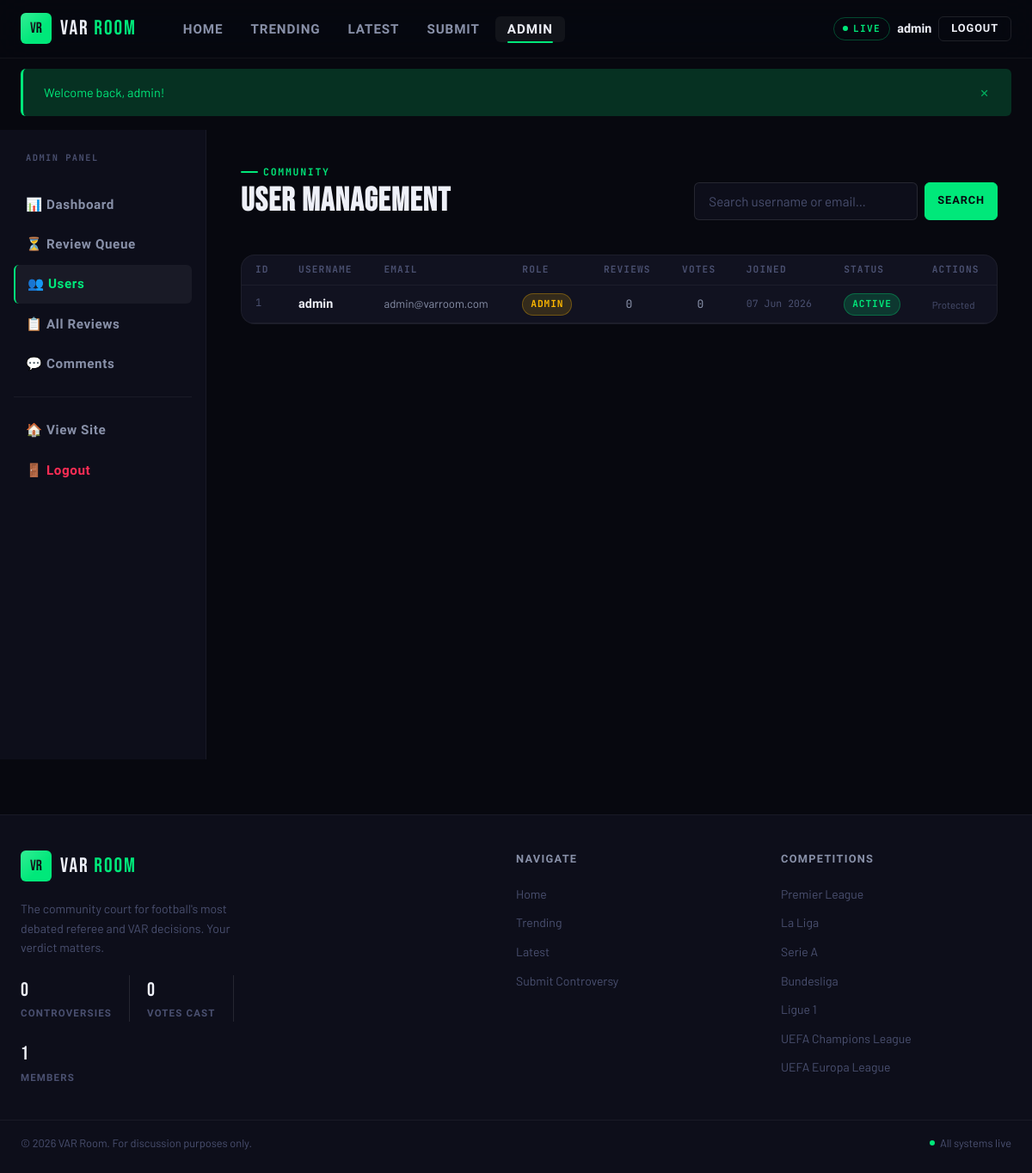
The page /admin/users.php (signed in) on the database its author committed.
### tables this page shows
CREATE TABLE IF NOT EXISTS users (
    id            INT UNSIGNED AUTO_INCREMENT PRIMARY KEY,
    username      VARCHAR(50)  NOT NULL UNIQUE,
    email         VARCHAR(150) NOT NULL UNIQUE,
    password_hash VARCHAR(255) NOT NULL,
    avatar        VARCHAR(255) DEFAULT 'default_avatar.png',
    role          ENUM('user','moderator','admin') DEFAULT 'user',
    is_banned     TINYINT(1)   DEFAULT 0,
    created_at    TIMESTAMP    DEFAULT CURRENT_TIMESTAMP,
    last_login    TIMESTAMP    NULL
);

### config/session.php (called while the page is built, shortened)
<?php
function is_logged_in(): bool {
    return isset($_SESSION['user_id']) && !empty($_SESSION['user_id']);
}
function is_admin(): bool {
    return is_logged_in() && ($_SESSION['role'] ?? '') === 'admin';
}
function current_username(): string {
    return $_SESSION['username'] ?? 'Guest';
}

### config/db.php (called while the page is built, shortened)
<?php
function db(): PDO {
    static $pdo = null;
    if ($pdo === null) {
        $dsn     = "mysql:host=" . DB_HOST . ";dbname=" . DB_NAME . ";charset=" . DB_CHARSET;
        $options = [
            PDO::ATTR_ERRMODE            => PDO::ERRMODE_EXCEPTION,
            PDO::ATTR_DEFAULT_FETCH_MODE => PDO::FETCH_ASSOC,
            PDO::ATTR_EMULATE_PREPARES   => false,
        ];
        try {
            $pdo = new PDO($dsn, DB_USER, DB_PASS, $options);
        } catch (PDOException $e) {
            error_log('[VAR ROOM DB] ' . $e->getMessage());
            http_response_code(500);
            die(json_encode(['success' => false, 'error' => 'Database connection failed.']));
        }
    }
    return $pdo;
}
function db_fetch_all(string $sql, array $p = []): array {
    $s = db()->prepare($sql); $s->execute($p); return $s->fetchAll();
}

### admin/users.php (the view, shortened to what this page needs)
<?php
require_once __DIR__ . '/../config/db.php';
require_once __DIR__ . '/../config/session.php';
require_once __DIR__ . '/../includes/functions.php';
$search = trim($_GET['q'] ?? '');
$page   = max(1, (int)($_GET['page'] ?? 1));
$limit  = 20;
$offset = ($page - 1) * $limit;
$where  = 'WHERE 1=1';
$params = [];
$users = db_fetch_all(
    "SELECT u.*,
            COUNT(DISTINCT mr.id) AS review_count,
            COUNT(DISTINCT v.id)  AS vote_count
     FROM users u
     LEFT JOIN match_reviews mr ON u.id = mr.user_id
     LEFT JOIN votes v          ON u.id = v.user_id
     $where
     GROUP BY u.id
     ORDER BY u.created_at DESC
     LIMIT ? OFFSET ?",
    array_merge($params, [$limit, $offset])
);
$active_page = 'admin';
require_once __DIR__ . '/../includes/header.php';
?>
<div class="admin-layout">
  <aside class="admin-sidebar">
    <div style="font-family:var(--font-mono);font-size:.65rem;font-weight:700;letter-spacing:.14em;text-transform:uppercase;color:var(--text-muted);margin-bottom:var(--space-lg);padding-left:14px;">Admin Panel</div>
    <nav>
      <a href="<?= SITE_URL ?>/admin/index.php"    class="admin-nav-item">📊 Dashboard</a>
      <a href="<?= SITE_URL ?>/admin/moderate.php" class="admin-nav-item">⏳ Review Queue</a>
      <a href="<?= SITE_URL ?>/admin/users.php"    class="admin-nav-item active">👥 Users</a>
      <a href="<?= SITE_URL ?>/admin/reviews.php"  class="admin-nav-item">📋 All Reviews</a>
      <a href="<?= SITE_URL ?>/admin/comments.php" class="admin-nav-item">💬 Comments</a>
      <div style="height:1px;background:var(--border-subtle);margin:var(--space-md) 0;"></div>
      <a href="<?= SITE_URL ?>/index.php"          class="admin-nav-item">🏠 View Site</a>
      <a href="<?= SITE_URL ?>/auth/logout.php"    class="admin-nav-item" style="color:var(--neon-red);">🚪 Logout</a>
    </nav>
  </aside>
  <main class="admin-main">
    <div style="display:flex;align-items:flex-end;justify-content:space-between;margin-bottom:var(--space-xl);flex-wrap:wrap;gap:var(--space-md);">
      <div>
        <div class="section-header__eyebrow">Community</div>
        <h1 style="font-size:2.4rem;">User Management</h1>
      </div>
      <form method="GET" style="display:flex;gap:8px;">
        <input type="text" name="q" value="<?= e($search) ?>"
               class="form-control" placeholder="Search username or email…"
               style="width:260px;">
        <button type="submit" class="btn btn--primary btn--sm">Search</button>
      </form>
    </div>
    <div style="background:var(--bg-card);border:1px solid var(--border-subtle);border-radius:var(--radius-lg);overflow:hidden;">
      <table class="data-table">
        <thead>
          <tr>
            <th>ID</th>
            <th>Username</th>
            <th>Email</th>
            <th>Role</th>
            <th>Reviews</th>
            <th>Votes</th>
            <th>Joined</th>
            <th>Status</th>
            <th>Actions</th>
          </tr>
        </thead>
        <tbody>
          <?php foreach ($users as $u): ?>
          <tr>
            <td style="font-family:var(--font-mono);font-size:.75rem;color:var(--text-muted);"><?= (int)$u['id'] ?></td>
            <td>
              <div style="font-family:var(--font-condensed);font-size:.9rem;font-weight:700;color:var(--text-primary);">
                <?= e($u['username']) ?>
              </div>
            </td>
            <td style="font-size:.82rem;color:var(--text-secondary);"><?= e($u['email']) ?></td>
            <td>
              <?php $rc = ['admin'=>'badge--amber','moderator'=>'badge--green','user'=>'badge--gray'][$u['role']] ?? 'badge--gray'; ?>
              <span class="badge <?= $rc ?>"><?= strtoupper($u['role']) ?></span>
            </td>
            <td style="font-family:var(--font-mono);font-size:.82rem;text-align:center;"><?= (int)$u['review_count'] ?></td>
            <td style="font-family:var(--font-mono);font-size:.82rem;text-align:center;"><?= (int)$u['vote_count'] ?></td>
            <td style="font-family:var(--font-mono);font-size:.72rem;color:var(--text-muted);">
              <?= date('d M Y', strtotime($u['created_at'])) ?>
            </td>
            <td>
              <?php if ((int)$u['is_banned']): ?>
                <span class="badge badge--red">BANNED</span>
              <?php else: ?>
                <span class="badge badge--green">ACTIVE</span>
              <?php endif; ?>
            </td>
            <td>
              <?php if ($u['username'] !== 'admin'): ?>
              <div style="display:flex;gap:4px;flex-wrap:wrap;">
                <?php if (!(int)$u['is_banned']): ?>
                  <a href="?action=ban&id=<?= (int)$u['id'] ?>&token=<?= csrf_token() ?>"
                     class="btn btn--sm" style="font-size:.68rem;padding:3px 8px;color:var(--neon-red);border-color:rgba(255,45,85,.3);"
                     onclick="return confirm('Ban <?= e($u['username']) ?>?')">Ban</a>
                <?php else: ?>
                  <a href="?action=unban&id=<?= (int)$u['id'] ?>&token=<?= csrf_token() ?>"
                     class="btn btn--sm" style="font-size:.68rem;padding:3px 8px;color:var(--neon-green);border-color:rgba(0,232,122,.3);"
                     onclick="return confirm('Unban <?= e($u['username']) ?>?')">Unban</a>
                <?php endif; ?>
                <?php if ($u['role'] === 'user'): ?>
                  <a href="?action=make_mod&id=<?= (int)$u['id'] ?>&token=<?= csrf_token() ?>"
                     class="btn btn--sm" style="font-size:.68rem;padding:3px 8px;color:var(--neon-amber);border-color:rgba(255,184,0,.3);"
                     onclick="return confirm('Promote <?= e($u['username']) ?> to Moderator?')">+Mod</a>
                <?php elseif ($u['role'] === 'moderator'): ?>
                  <a href="?action=make_user&id=<?= (int)$u['id'] ?>&token=<?= csrf_token() ?>"
                     class="btn btn--sm" style="font-size:.68rem;padding:3px 8px;color:var(--text-muted);border-color:var(--border-default);"
                     onclick="return confirm('Demote <?= e($u['username']) ?> to User?')">−Mod</a>
                <?php endif; ?>
              </div>
              <?php else: ?>
                <span style="font-size:.72rem;color:var(--text-muted);">Protected</span>
              <?php endif; ?>
            </td>
          </tr>
          <?php endforeach; ?>
        </tbody>
      </table>
    </div>
  </main>
</div>
<?php require_once __DIR__ . '/../includes/footer.php'; ?>

### includes/header.php (shortened to what this page needs)
<?php
require_once __DIR__ . '/../config/db.php';
require_once __DIR__ . '/../config/session.php';
require_once __DIR__ . '/../includes/functions.php';
$active_page = $active_page ?? 'home';
?>
<!DOCTYPE html>
<html lang="en">
<head>
  <link rel="stylesheet" href="<?= SITE_URL ?>/assets/css/style.css">
</head>
<body>
<nav class="nav" role="navigation" aria-label="Main navigation">
  <div class="nav__inner">
    <a href="<?= SITE_URL ?>/index.php" class="nav__logo" aria-label="VAR Room home">
      <div class="nav__logo-icon" aria-hidden="true">VR</div>
      <span class="nav__logo-text">VAR <span>Room</span></span>
    </a>
    <ul class="nav__links" role="list">
      <li>
        <a href="<?= SITE_URL ?>/index.php"
           class="nav__link <?= $active_page === 'home'     ? 'active' : '' ?>">
          Home
        </a>
      </li>
      <li>
        <a href="<?= SITE_URL ?>/index.php?sort=trending"
           class="nav__link <?= $active_page === 'trending' ? 'active' : '' ?>">
          Trending
        </a>
      </li>
      <li>
        <a href="<?= SITE_URL ?>/index.php?sort=latest"
           class="nav__link <?= $active_page === 'latest'   ? 'active' : '' ?>">
          Latest
        </a>
      </li>
      <?php if (is_logged_in()): ?>
      <li>
        <a href="<?= SITE_URL ?>/upload.php"
           class="nav__link <?= $active_page === 'upload'   ? 'active' : '' ?>">
          Submit
        </a>
      </li>
      <?php endif; ?>
      <?php if (is_admin()): ?>
      <li>
        <a href="<?= SITE_URL ?>/admin/index.php"
           class="nav__link <?= $active_page === 'admin'    ? 'active' : '' ?>">
          Admin
        </a>
      </li>
      <?php endif; ?>
    </ul>
    <div class="nav__right">
      <div class="nav__live" aria-label="Live voting active">
        <span class="nav__live-dot" aria-hidden="true"></span>
        LIVE
      </div>
      <?php if (is_logged_in()): ?>
        <span class="nav__user-name"><?= e(current_username()) ?></span>
        <a href="<?= SITE_URL ?>/auth/logout.php"
           class="btn btn--ghost btn--sm">Logout</a>
      <?php else: ?>
        <a href="<?= SITE_URL ?>/auth/login.php"    class="btn btn--ghost btn--sm">Login</a>
        <a href="<?= SITE_URL ?>/auth/register.php" class="btn btn--primary btn--sm">Join</a>
      <?php endif; ?>
    </div>
  </div>
</nav>
<div class="container" style="padding-top:12px;">
  <?php render_flash(); ?>
</div>

### includes/functions.php (shortened to what this page needs)
<?php
function e(mixed $val): string {
    return htmlspecialchars((string)$val, ENT_QUOTES | ENT_SUBSTITUTE, 'UTF-8');
}
function get_flash(string $key): ?string {
    $msg = $_SESSION['flash'][$key] ?? null;
    return $msg;
}
function render_flash(): void {
    foreach (['success', 'error', 'info'] as $type) {
        $msg = get_flash($type);
        if ($msg) {
            echo '<div class="flash flash--' . $type . '">';
            echo '<span>' . e($msg) . '</span>';
            echo '<button class="flash__close" onclick="this.parentElement.remove()">&#x2715;</button>';
            echo '</div>';
        }
    }
}

### includes/footer.php (shortened to what this page needs)
<?php
$footer_stats = $_SESSION['site_stats'] ?? ['total_reviews'=>0,'total_votes'=>0,'total_users'=>0];
?>
<footer class="footer" role="contentinfo">
  <div class="footer__inner">
    <div class="footer__brand">
      <a href="<?= SITE_URL ?>/index.php" class="nav__logo" style="display:inline-flex; margin-bottom:12px;">
        <div class="nav__logo-icon">VR</div>
        <span class="nav__logo-text">VAR <span>Room</span></span>
      </a>
      <p class="footer__tagline">
        The community court for football's most debated referee and VAR decisions.
        Your verdict matters.
      </p>
      <div style="display:flex;gap:20px;margin-top:20px;flex-wrap:wrap;">
        <div>
          <div style="font-family:var(--font-display);font-size:1.4rem;color:var(--text-primary);">
            <?= number_format((int)($footer_stats['total_reviews'] ?? 0)) ?>
          </div>
          <div style="font-family:var(--font-condensed);font-size:0.72rem;font-weight:700;letter-spacing:.1em;text-transform:uppercase;color:var(--text-muted);">
            Controversies
          </div>
        </div>
        <div>
          <div style="font-family:var(--font-display);font-size:1.4rem;color:var(--text-primary);">
            <?= number_format((int)($footer_stats['total_votes'] ?? 0)) ?>
          </div>
          <div style="font-family:var(--font-condensed);font-size:0.72rem;font-weight:700;letter-spacing:.1em;text-transform:uppercase;color:var(--text-muted);">
            Votes Cast
          </div>
        </div>
        <div>
          <div style="font-family:var(--font-display);font-size:1.4rem;color:var(--text-primary);">
            <?= number_format((int)($footer_stats['total_users'] ?? 0)) ?>
          </div>
          <div style="font-family:var(--font-condensed);font-size:0.72rem;font-weight:700;letter-spacing:.1em;text-transform:uppercase;color:var(--text-muted);">
            Members
          </div>
        </div>
      </div>
    </div>
    <div>
      <p class="footer__heading">Navigate</p>
      <ul class="footer__links">
        <li><a href="<?= SITE_URL ?>/index.php"                class="footer__link">Home</a></li>
        <li><a href="<?= SITE_URL ?>/index.php?sort=trending"  class="footer__link">Trending</a></li>
        <li><a href="<?= SITE_URL ?>/index.php?sort=latest"    class="footer__link">Latest</a></li>
        <?php if (is_logged_in()): ?>
        <li><a href="<?= SITE_URL ?>/upload.php"               class="footer__link">Submit Controversy</a></li>
        <?php else: ?>
        <li><a href="<?= SITE_URL ?>/auth/register.php"        class="footer__link">Join Free</a></li>
        <?php endif; ?>
      </ul>
    </div>
    <div>
      <p class="footer__heading">Competitions</p>
      <ul class="footer__links">
        <?php foreach (array_slice(COMPETITIONS, 0, 7) as $comp): ?>
        <li>
          <a href="<?= SITE_URL ?>/index.php?competition=<?= urlencode($comp) ?>"
             class="footer__link"><?= e($comp) ?></a>
        </li>
        <?php endforeach; ?>
      </ul>
    </div>
  </div>
  <div class="footer__bottom">
    <span>© <?= date('Y') ?> VAR Room. For discussion purposes only.</span>
    <span style="display:flex;align-items:center;gap:6px;">
      <span style="width:6px;height:6px;border-radius:50%;background:var(--neon-green);"></span>
      All systems live
    </span>
  </div>
</footer>
</body>
</html>

### rows shown on the page
users: id "1", username "admin", email "admin@varroom.com", role "ADMIN", review_count "0", vote_count "0", created_at "07 Jun 2026", is_banned "ACTIVE", shows "Protected"

### other values the page prints
current_username() "admin"
$msg "Welcome back, admin!"
$footer_stats['total_reviews'] "0"
$footer_stats['total_votes'] "0"
$comp "Premier League"
$comp "La Liga"
$comp "Serie A"
$comp "Bundesliga"
$comp "Ligue 1"
$comp "UEFA Champions League"
$comp "UEFA Europa League"
